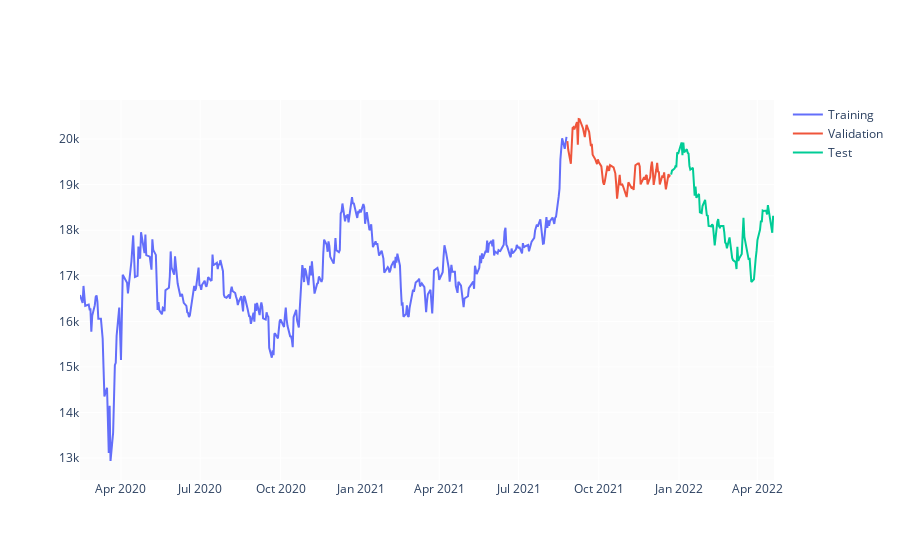

Notebook code cell kept with this figure:
### Code cell
test_size  = 0.15
valid_size = 0.15
   
test_split_idx  = int(df.shape[0] * (1-test_size))
valid_split_idx = int(df.shape[0] * (1-(valid_size+test_size)))

train_df  = df.loc[:valid_split_idx].copy()
valid_df  = df.loc[valid_split_idx+1:test_split_idx].copy()
test_df   = df.loc[test_split_idx+1:].copy()

fig = go.Figure()
fig.add_trace(go.Scatter(x=train_df.Date, y=train_df.Close, name='Training'))
fig.add_trace(go.Scatter(x=valid_df.Date, y=valid_df.Close, name='Validation'))
fig.add_trace(go.Scatter(x=test_df.Date,  y=test_df.Close,  name='Test'))
fig.show()
